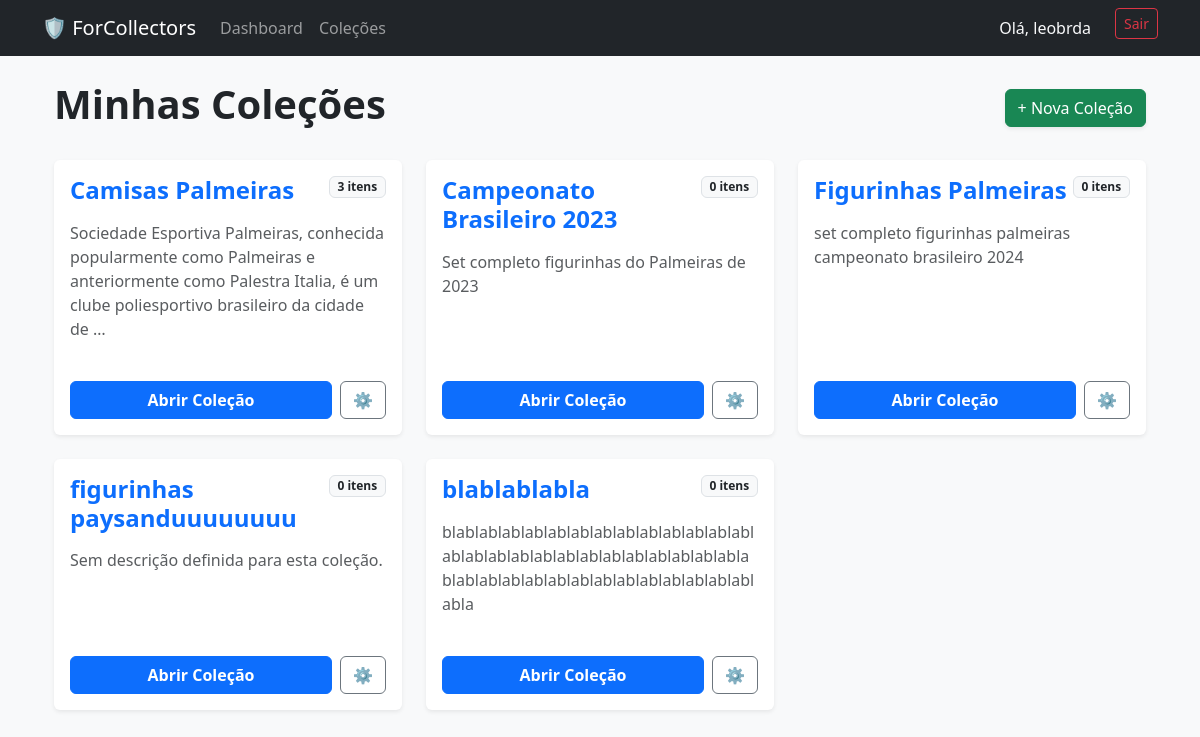
The app's page / (signed in) with its own data.
### albums/models.py (models this page shows, shortened)
class Collection(models.Model):
    name = models.CharField(max_length=100, verbose_name="Nome da Coleção")
    description = models.TextField(blank=True, null=True, verbose_name="Descrição")
    owner = models.ForeignKey(User, on_delete=models.CASCADE, related_name='collections')
    created_at = models.DateTimeField(auto_now_add=True)

### albums/views.py (the view)
# urls.py: path('', views.album_list, name='album_list'),
@login_required
def album_list(request):
    my_collections = Collection.objects.filter(owner=request.user)
    return render(request, 'albums/album_list.html', {'collections': my_collections})

### albums/templates/albums/album_list.html (shortened to what this page needs)
{% extends 'base.html' %}
{% block content %}
<div class="container mt-4">
    <div class="d-flex justify-content-between align-items-center mb-4">
        <h1 class="fw-bold">Minhas Coleções</h1>
        <a href="{% url 'collection_create' %}" class="btn btn-success shadow-sm">
            + Nova Coleção
        </a>
    </div>
    <div class="row g-4">
        {% for collection in collections %}
            <div class="col-md-6 col-lg-4">
                <div class="card h-100 shadow-sm border-0">
                    <div class="card-body d-flex flex-column">
                        <div class="d-flex justify-content-between align-items-start mb-2">
                            <h4 class="card-title fw-bold mb-0 text-primary">{{ collection.name }}</h4>
                            <span class="badge bg-light text-dark border">{{ collection.items.count }} itens</span>
                        </div>
                        <p class="card-text text-muted flex-grow-1 mt-2">
                            {{ collection.description|default:"Sem descrição definida para esta coleção."|truncatewords:20 }}
                        </p>
                        <div class="mt-4 d-flex gap-2">
                            <a href="{% url 'collection_detail' collection.pk %}" class="btn btn-primary w-100 fw-bold">
                                Abrir Coleção
                            </a>
                            <a href="{% url 'collection_update' collection.pk %}" class="btn btn-outline-secondary" title="Editar Coleção">
                                ⚙️
                            </a>
                        </div>
                    </div>
                </div>
            </div>
        {% endfor %}
    </div>
</div>
{% endblock %}

### templates/base.html (shortened to what this page needs)
<!DOCTYPE html>
<html lang="pt-br">
<head>
    <link href="https://cdn.jsdelivr.net/npm/bootstrap@5.3.0/dist/css/bootstrap.min.css" rel="stylesheet">
</head>
<body class="bg-light">
    <nav class="navbar navbar-expand-lg navbar-dark bg-dark mb-4">
        <div class="container">
            <a class="navbar-brand" href="{% url 'dashboard' %}">🛡️ ForCollectors</a>
            <div class="navbar-nav me-auto">
                <a class="nav-link" href="{% url 'dashboard' %}">Dashboard</a>
                <a class="nav-link" href="{% url 'album_list' %}">Coleções</a>
            </div>
            <div class="navbar-nav">
                <span class="nav-item nav-link text-light me-3">Olá, {{ user.username }}</span>
                <form action="{% url 'logout' %}" method="post" class="d-inline">
                    <button type="submit" class="btn btn-outline-danger btn-sm">Sair</button>
                </form>
            </div>
        </div>
    </nav>
    <div class="container">
        <main>
            {% block content %}
            {% endblock %}
        </main>
    </div>
</body>
</html>

### records on screen
Collection: name "Camisas Palmeiras", items.count "3", description "Sociedade Esportiva Palmeiras, conhecida popularmente como Palmeiras e anteriormente como Palestra Italia, é um clube poliesportivo brasileiro da cidade de …"
Collection: name "Campeonato Brasileiro 2023", items.count "0", description "Set completo figurinhas do Palmeiras de 2023"
Collection: name "Figurinhas Palmeiras", items.count "0", description "set completo figurinhas palmeiras campeonato brasileiro 2024"
Collection: name "figurinhas paysanduuuuuuuu", items.count "0", description "Sem descrição definida para esta coleção."
Collection: name "blablablabla", items.count "0", description "blablablablablablablablablablablablablablablablablablablablablablablablablablablablablablablablablablablablablablablablablabla"

### other values on screen
{{ user.username }} "leobrda"
